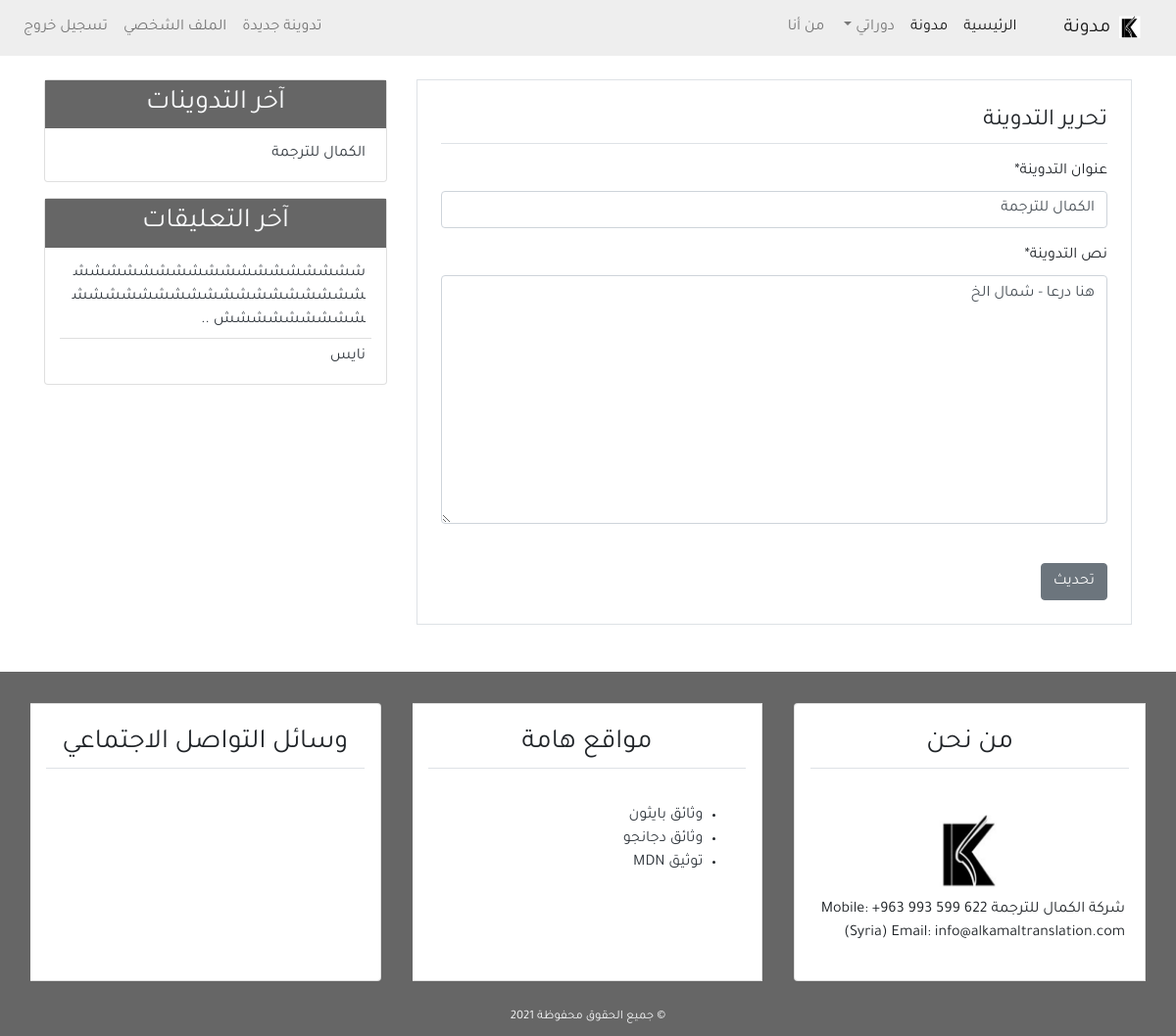
Page /detail/29/update/ (signed in) on the committed database.
### blog/models.py (models this page shows, shortened)
class Post(models.Model):
    title = models.CharField(max_length=100)
    content = models.TextField()
    post_date = models.DateTimeField(default=timezone.now)
    post_update = models.DateTimeField(auto_now=True)
    author = models.ForeignKey(User, on_delete=models.CASCADE)
    class Meta:
        ordering = ('-post_date', )

class Comment(models.Model):
    name = models.CharField(max_length=50, verbose_name='الاسم')
    email = models.EmailField(verbose_name='البريد الإلكتروني')
    body = models.TextField(verbose_name='التعليق')
    comment_date = models.DateTimeField(auto_now_add=True)
    active = models.BooleanField(default=False)
    post = models.ForeignKey(
        Post, on_delete=models.CASCADE, related_name='comments')
    class Meta:
        ordering = ('-comment_date',)

### blog/views.py (the view, shortened to what this page needs)
# urls.py: path('detail/<slug:pk>/update/', PostUpdateView.as_view(), name='post-update'),
class PostUpdateView(UserPassesTestMixin, LoginRequiredMixin, UpdateView):
    model = Post
    template_name = 'blog/post_update.html'
    form_class = PostCreateForm
    def test_func(self):
        post = self.get_object()
        if self.request.user == post.author:
            return True
        else:
            return False

### blog/forms.py
class PostCreateForm(forms.ModelForm):
    title = forms.CharField(label='عنوان التدوينة')
    content = forms.CharField(label='نص التدوينة', widget=forms.Textarea)
    class Meta:
        model = Post
        fields = ['title', 'content']

### blog/templatetags/post_tag.py (called while the page is built)
@register.inclusion_tag('blog/latest_posts.html')
def latest_posts():
    context = {
        'l_posts': Post.objects.all()[0:5],
    }
    return context

@register.inclusion_tag('blog/latest_comments.html')
def latest_comments():
    context = {
        'l_comments': Comment.objects.filter(active=True)[:5],
    }
    return context

### blog/templates/blog/post_update.html (shortened to what this page needs)
{% extends 'blog/base.html' %}
{% block content %}
{% load crispy_forms_tags %}
<div class="border p-4 mb-5">
    <legend class="border-bottom pb-1 mb-3">تحرير التدوينة</legend>
    <form method="POST">
        {{form|crispy}}
        <input class="btn btn-secondary mt-4" type="submit" value="تحديث">
    </form>
</div>
{% endblock content %}

### blog/templates/blog/latest_posts.html
<ul class="list-group-flush latest-post">
    {% for post in l_posts %}
    <li class="list-group-item latest-post-item">
        <a class="text-dark" href="{% url 'detail' post.id %}">{{post.title}}</a>
    </li>
    {% empty %}
    <li class="list-group-item latest-post-item">لا يوجد تدوينات</li>
    {% endfor %}
</ul>

### blog/templates/blog/latest_comments.html
<ul class="list-group-flush latest-comment">
    {% for comment in l_comments %}
    <li class="list-group-item latest-comment-item">
        <a class="text-dark" href="{% url 'detail' comment.post.id %}">
            {% if comment.body|length > 40 %}
            {{comment.body|slice:'45'}} ..
            {% else %}
            {{comment.body}}
            {% endif %}
        </a>
    </li>
    {% empty %}
    <li class="list-group-item latest-comment-item">لا يوجد تعليقات</li>
    {% endfor %}
</ul>

### blog/static/blog/css/main.css (style rules this page uses)
html, body { direction: rtl; text-align: right; }
body { font-family: 'Tajawal', sans-serif; }
.latest-post, .latest-comment { padding: 0 15px; }
.latest-post .latest-post-item, .latest-comment .latest-comment-item { padding: 6px; }
.latest-post li:first-child, .latest-comment li:first-child { border-top: 0; }
.latest-post li:last-child, .latest-comment li:last-child { border-bottom: 0; padding-bottom: 0; }

### rows in the picture
Post: title "الكمال للترجمة", content "هنا درعا - شمال الخ"
Comment: body "ششششششششششششششششششششششششششششششششششششششششششششش"
Comment: body "نايس"
